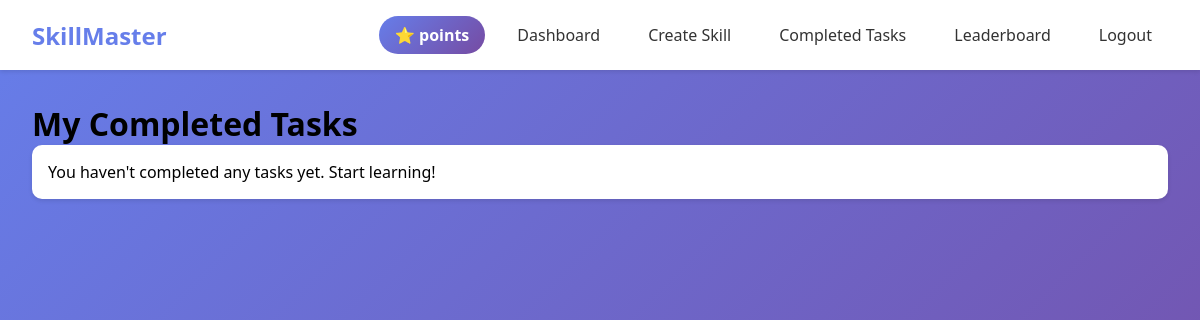
Before: /completed_tasks (signed in) with the older database file.
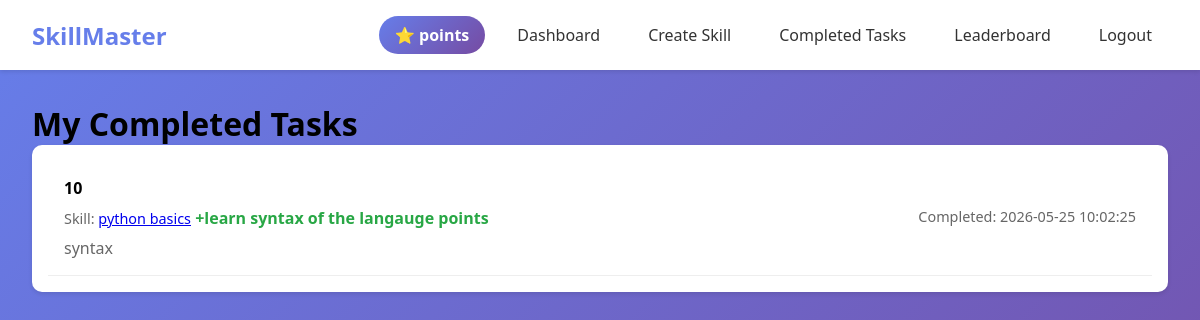
After: the same page with the newer database file.
### tables this page shows
CREATE TABLE task_completions (
            id INTEGER PRIMARY KEY AUTOINCREMENT,
            task_id INTEGER,
            user_id INTEGER,
            completed_at TIMESTAMP DEFAULT CURRENT_TIMESTAMP,
            points_awarded INTEGER,
            FOREIGN KEY (task_id) REFERENCES tasks (id),
            FOREIGN KEY (user_id) REFERENCES users (id),
            UNIQUE(task_id, user_id)
        );

CREATE TABLE tasks (
            id INTEGER PRIMARY KEY AUTOINCREMENT,
            skill_id INTEGER,
            title TEXT NOT NULL,
            description TEXT,
            points INTEGER DEFAULT 10,
            created_by INTEGER,
            created_at TIMESTAMP DEFAULT CURRENT_TIMESTAMP,
            is_active BOOLEAN DEFAULT 1,
            FOREIGN KEY (skill_id) REFERENCES skills (id),
            FOREIGN KEY (created_by) REFERENCES users (id)
        );

CREATE TABLE skills (
            id INTEGER PRIMARY KEY AUTOINCREMENT,
            name TEXT NOT NULL,
            description TEXT,
            created_by INTEGER,
            created_at TIMESTAMP DEFAULT CURRENT_TIMESTAMP,
            is_active BOOLEAN DEFAULT 1,
            FOREIGN KEY (created_by) REFERENCES users (id)
        );

### app.py (the view)
@app.route("/completed_tasks")
def completed_tasks():
    if "user_id" not in session:
        return redirect(url_for("login"))
    with sqlite3.connect("users.db") as conn:
        cursor = conn.cursor()
        cursor.execute("""
            SELECT tc.*, t.title, t.description, t.points,
                   s.name as skill_name, s.id as skill_id,
                   CASE WHEN t.is_active = 0 THEN '(Expired)' ELSE '' END as status
            FROM task_completions tc
            JOIN tasks t ON tc.task_id = t.id
            JOIN skills s ON t.skill_id = s.id
            WHERE tc.user_id = ?
            ORDER BY tc.completed_at DESC
        """, (session["user_id"],))
        completed_tasks = cursor.fetchall()
    return render_template("completed_tasks.html", completed_tasks=completed_tasks)

### templates/completed_tasks.html (shortened to what this page needs)
{% extends "base.html" %}
{% block content %}
<h1>My Completed Tasks</h1>
<div class="card">
    <div class="card-body">
        {% for task in completed_tasks %}
        <div style="padding: 1rem; border-bottom: 1px solid #eee;">
            <strong>{{ task[7] }}</strong>
            <div style="margin-top: 0.5rem;">
                <span class="skill-meta">Skill: <a href="{{ url_for('view_skill', skill_id=task[9]) }}">{{ task[8] }}</a></span>
                <span class="points">+{{ task[4] }} points</span>
                <span style="color: #666; font-size: 0.9rem; float: right;">Completed: {{ task[3] }}</span>
            </div>
            {% if task[5] %}
            <p style="margin-top: 0.5rem; color: #666;">{{ task[5] }}</p>
            {% endif %}
        </div>
        {% else %}
        <p>You haven't completed any tasks yet. Start learning!</p>
        {% endfor %}
    </div>
</div>
{% endblock %}

Changed rows visible on the page:
added task_completions: points "10", name "python basics", points_awarded "learn syntax of the langauge", completed_at "2026-05-25 10:02:25", title "syntax"
Other visible differences:
text no longer shown: "You haven't completed any tasks yet. Start learning!"
